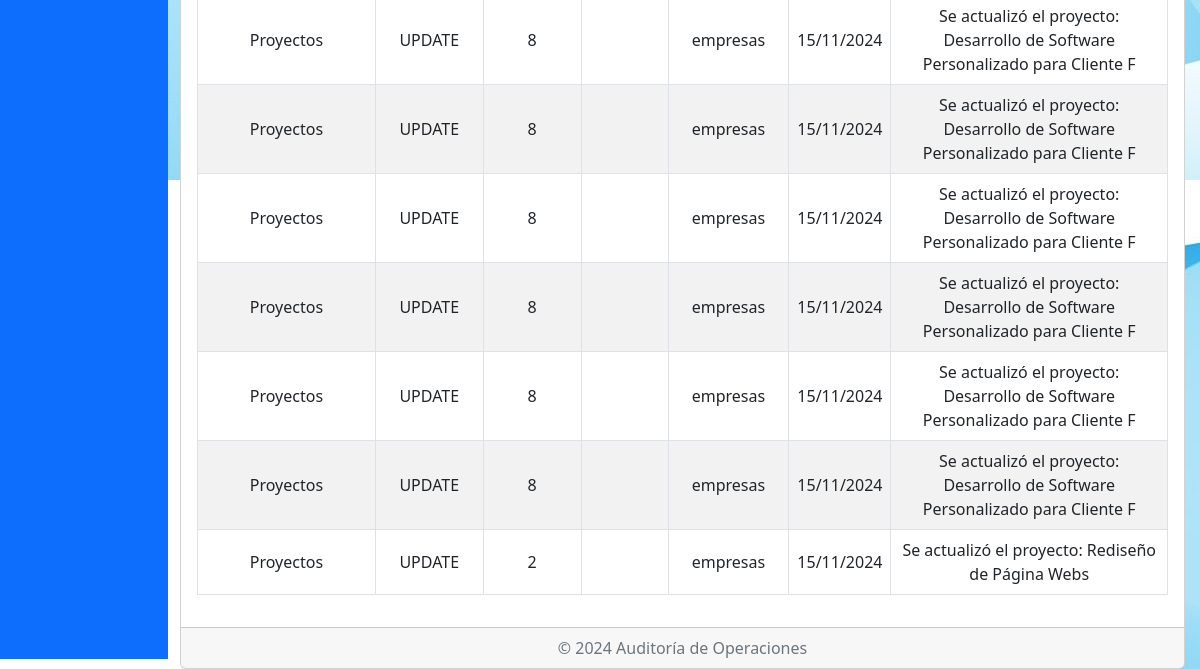
The page /Admin/Auditoria.php (lower part) on the database as committed earlier.
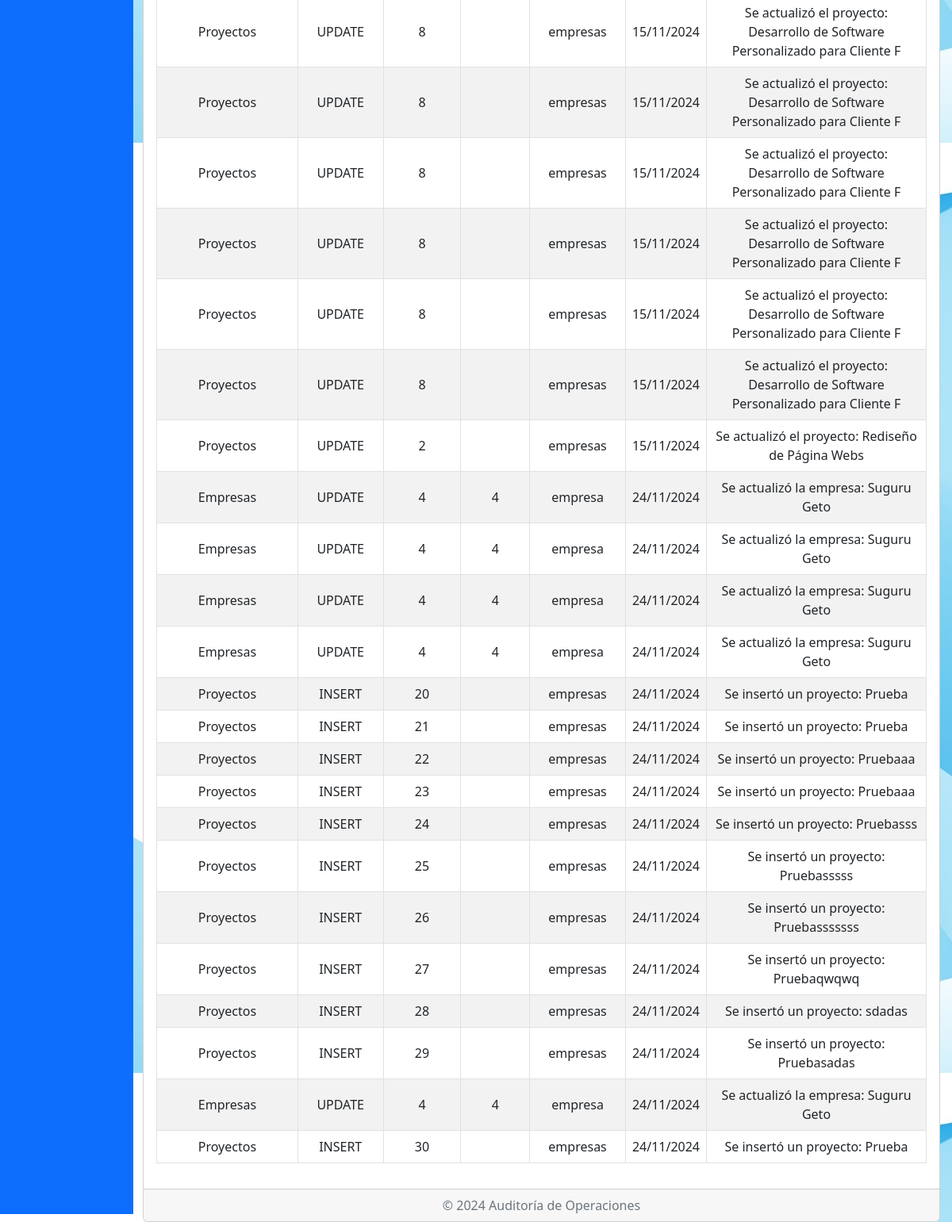
The same page on the database as committed later.
### tables this page shows
CREATE TABLE `auditoria` (
  `id` int(11) NOT NULL,
  `tabla` varchar(50) DEFAULT NULL,
  `operacion` varchar(10) DEFAULT NULL,
  `id_registro` int(11) DEFAULT NULL,
  `usuario_id` int(11) DEFAULT NULL,
  `rol_usuario` varchar(50) DEFAULT NULL,
  `fecha` timestamp NOT NULL DEFAULT current_timestamp(),
  `descripcion` text DEFAULT NULL
);

### Admin/Auditoria.php (the view, shortened to what this page needs)
<?php
include './Dashboard.php';
?>
<!DOCTYPE html>
<html lang="es">
<head>
    <link href="./Assets/css/bootstrap.min.css" rel="stylesheet">
    <link rel="stylesheet" href="https://cdnjs.cloudflare.com/ajax/libs/font-awesome/5.15.4/css/all.min.css">
    <link rel="stylesheet" href="https://cdn.datatables.net/1.11.5/css/dataTables.bootstrap5.min.css">
    <link rel="stylesheet" href="./Assets/css/CRUD.css">
</head>
<body>
<div class="container mt-5 content-wrapper">
    <div class="card">
        <div class="card-body">
            <div class="table-responsive">
                <table id="auditoriaTable" class="table table-bordered table-striped table-hover">
                    <tbody>
                        <?php
                        include './conexion.php';
                        $sql = "SELECT * FROM Auditoria";
                        $result = $conn->query($sql);
                        if ($result->num_rows > 0) {
                            while ($row = $result->fetch_assoc()) {
                                echo "<tr>
                                    <td>{$row['tabla']}</td>
                                    <td>{$row['operacion']}</td>
                                    <td>{$row['id_registro']}</td>
                                    <td>{$row['usuario_id']}</td>
                                    <td>{$row['rol_usuario']}</td>
                                    <td>" . date('d/m/Y', strtotime($row['fecha'])) . "</td>
                                    <td>{$row['descripcion']}</td>
                                </tr>";
                            }
                        } else {
                            echo "<tr><td colspan='7' class='text-center'>No se encontraron registros de auditoría</td></tr>";
                        }
                        ?>
                    </tbody>
                </table>
            </div>
        </div>
        <div class="card-footer text-muted text-center">
            <p class="mb-0">© 2024 Auditoría de Operaciones</p>
        </div>
    </div>
</div>
</body>
</html>

### Admin/Dashboard.php (shortened to what this page needs)
<!DOCTYPE html>
<html lang="en">
<head>
    <link rel="stylesheet" href="https://cdnjs.cloudflare.com/ajax/libs/font-awesome/5.15.4/css/all.min.css">
</head>
<body>
    <div class="sidebar bg-primary">
    </div>
</body>
</html>

### Admin/Assets/CSS/CRUD.css (style rules this page uses)
body, html { height: 100%; margin: 0; display: flex; flex-direction: column; }
.content-wrapper { flex: 1; display: flex; flex-direction: column; }
.container { padding-top: 20px; padding-left: 15%; padding-right: 15px; }
@media (min-width: 768px) { .container { max-width: 100%; margin-left: auto; margin-right: auto; } }

### Admin/Dashboard.php (style rules this page uses)
body { background-color: #f8f9fa; margin-top: 60px; }
.sidebar { position: fixed; top: 50px; left: 0; height: calc(100% - 60px); width: 14%; transition: width 0.3s; overflow-x: hidden; padding-top: 20px; }

### Admin/Auditoria.php (style rules this page uses)
body { background-image: url('../Assets/images/2312616.jpg'); }

Rows that differ between the two databases and show on the page:
added auditoria: tabla "Empresas", operacion "UPDATE", id_registro "4", usuario "4", rol_usuario "empresa", fecha "24/11/2024", descripcion "Se actualizó la empresa: Suguru Geto"
added auditoria: tabla "Empresas", operacion "UPDATE", id_registro "4", usuario "4", rol_usuario "empresa", fecha "24/11/2024", descripcion "Se actualizó la empresa: Suguru Geto"
added auditoria: tabla "Empresas", operacion "UPDATE", id_registro "4", usuario "4", rol_usuario "empresa", fecha "24/11/2024", descripcion "Se actualizó la empresa: Suguru Geto"
added auditoria: tabla "Empresas", operacion "UPDATE", id_registro "4", usuario "4", rol_usuario "empresa", fecha "24/11/2024", descripcion "Se actualizó la empresa: Suguru Geto"
added auditoria: tabla "Proyectos", operacion "INSERT", id_registro "20", rol_usuario "empresas", fecha "24/11/2024", descripcion "Se insertó un proyecto: Prueba"
added auditoria: tabla "Proyectos", operacion "INSERT", id_registro "21", rol_usuario "empresas", fecha "24/11/2024", descripcion "Se insertó un proyecto: Prueba"
added auditoria: tabla "Proyectos", operacion "INSERT", id_registro "22", rol_usuario "empresas", fecha "24/11/2024", descripcion "Se insertó un proyecto: Pruebaaa"
added auditoria: tabla "Proyectos", operacion "INSERT", id_registro "23", rol_usuario "empresas", fecha "24/11/2024", descripcion "Se insertó un proyecto: Pruebaaa"
added auditoria: tabla "Proyectos", operacion "INSERT", id_registro "24", rol_usuario "empresas", fecha "24/11/2024", descripcion "Se insertó un proyecto: Pruebasss"
added auditoria: tabla "Proyectos", operacion "INSERT", id_registro "25", rol_usuario "empresas", fecha "24/11/2024", descripcion "Se insertó un proyecto: Pruebasssss"
added auditoria: tabla "Proyectos", operacion "INSERT", id_registro "26", rol_usuario "empresas", fecha "24/11/2024", descripcion "Se insertó un proyecto: Pruebasssssss"
added auditoria: tabla "Proyectos", operacion "INSERT", id_registro "27", rol_usuario "empresas", fecha "24/11/2024", descripcion "Se insertó un proyecto: Pruebaqwqwq"
added auditoria: tabla "Proyectos", operacion "INSERT", id_registro "28", rol_usuario "empresas", fecha "24/11/2024", descripcion "Se insertó un proyecto: sdadas"
added auditoria: tabla "Proyectos", operacion "INSERT", id_registro "29", rol_usuario "empresas", fecha "24/11/2024", descripcion "Se insertó un proyecto: Pruebasadas"
added auditoria: tabla "Empresas", operacion "UPDATE", id_registro "4", usuario "4", rol_usuario "empresa", fecha "24/11/2024", descripcion "Se actualizó la empresa: Suguru Geto"
added auditoria: tabla "Proyectos", operacion "INSERT", id_registro "30", rol_usuario "empresas", fecha "24/11/2024", descripcion "Se insertó un proyecto: Prueba"
